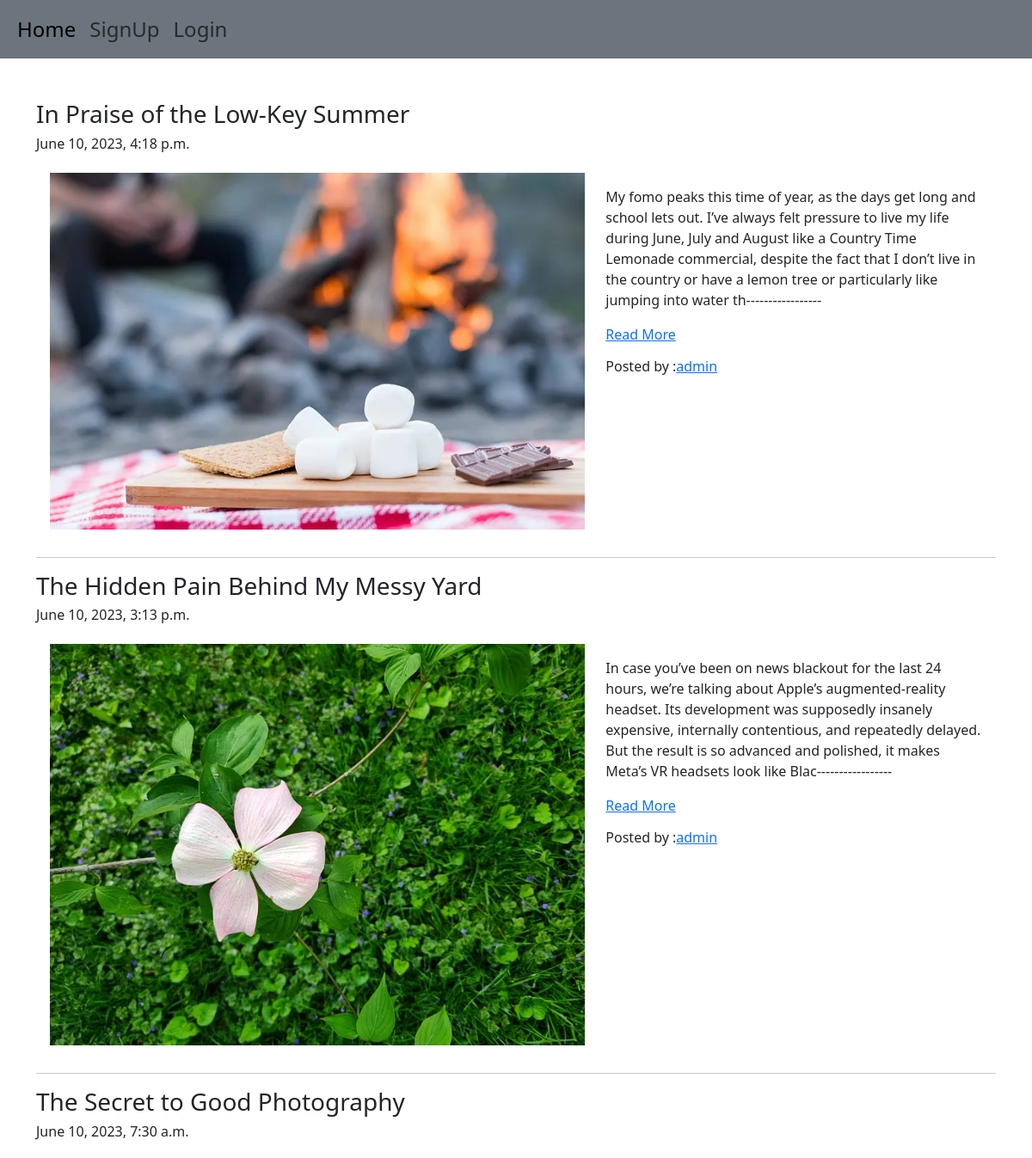
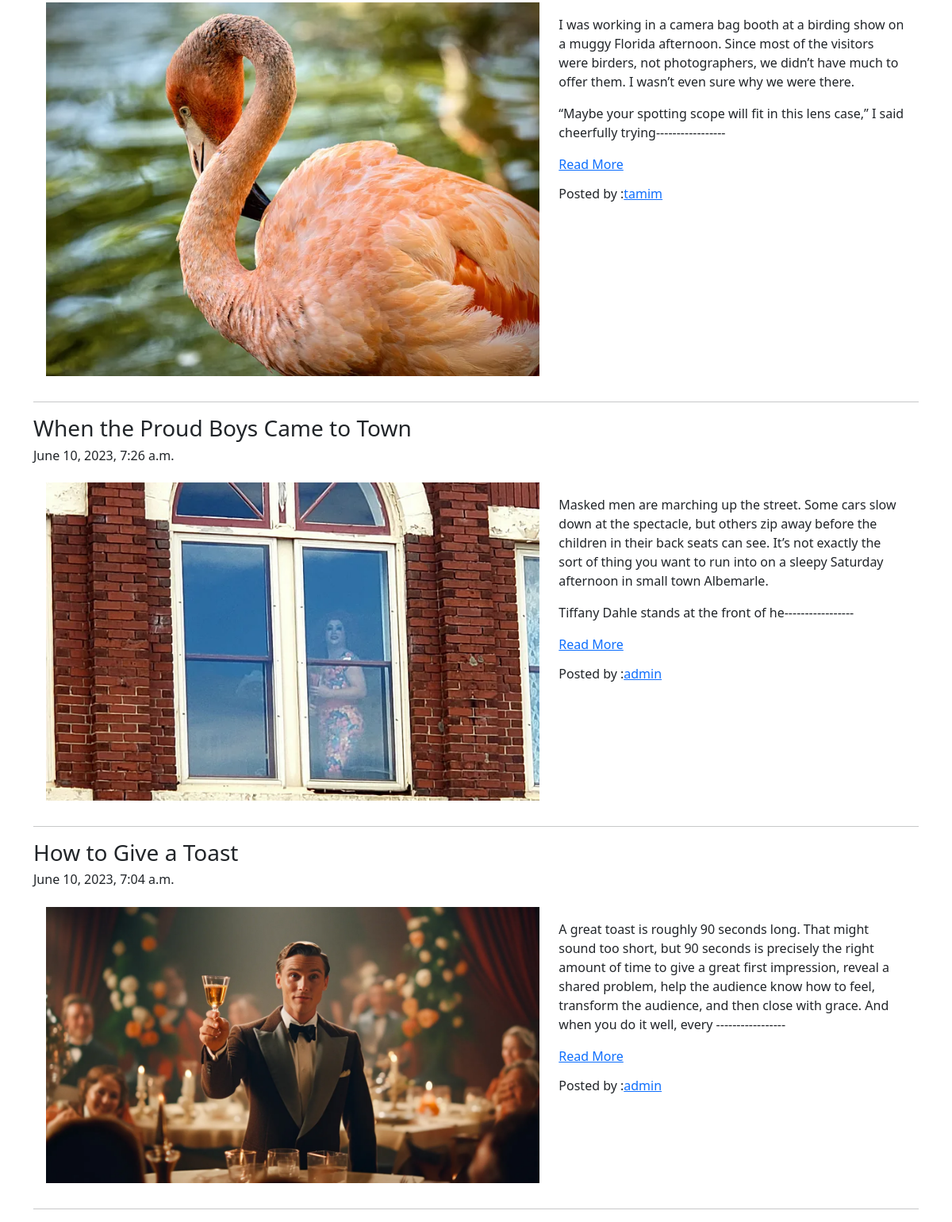
Page /blog/blog_list/ on the committed database (2 pictures, top to bottom).
### blog/models.py (models this page shows, shortened)
class Blog(models.Model):
    author = models.ForeignKey(
        User, on_delete=models.CASCADE, related_name='author_blog')
    blog_title = models.CharField(max_length=255)
    blog_content = models.TextField(verbose_name='What is Your mind ?')
    slug = models.SlugField(max_length=1000, unique=True)
    blog_image = models.ImageField(upload_to='blog_img')
    publish_at = models.DateTimeField(auto_now_add=True)
    update_at = models.DateTimeField(auto_now=True)
    class Meta:
        ordering=['-publish_at']

### blog/views.py (the view)
# urls.py: path('blog_list/', views.BlogList.as_view(), name='blog_list'),
class BlogList(ListView):
    model = Blog
    template_name = 'blog/blog_list.html'
    context_object_name = 'blogs'
    def get_queryset(self) -> QuerySet[Any]:
        return super().get_queryset().order_by('-publish_at')

### blog/templatetags/custom_filters.py (called while the page is built)
def range_filter(value):
    return value[0:300]+'-----------------'

### blog/templates/blog/blog_list.html (shortened to what this page needs)
{% extends 'base.html' %}
{% load custom_filters %}
{% block body_block %}
{% for blog in blogs %}
<h3>{{ blog.blog_title }}</h3>
<h6>{{blog.publish_at}}</h6>
<div class="row p-3">
    <div class="col-7">
        <img src="/media/{{blog.blog_image}}" title="{{blog.blog_title}}" width="100%">
    </div>
    <div class="col-5">
        <p>{{blog.blog_content|range_filter|linebreaks}}<a href="{% url 'blog:details' id=blog.pk %}">Read More</a></p>
        <h6>Posted by :<a href="{% url 'blog:author_details' pk=blog.author.pk%}">{{blog.author}}</a></h6>
    </div>
</div>
<hr>
{% endfor %}
{% endblock body_block %}

### templates/base.html (shortened to what this page needs)
<!doctype html>
<html lang="en">
<head>
    <link href="https://cdn.jsdelivr.net/npm/bootstrap@5.3.0/dist/css/bootstrap.min.css" rel="stylesheet"
>
</head>
<body>
    <nav class="navbar navbar-expand-lg bg-secondary">
        <div class="container-fluid">
            <div class="collapse navbar-collapse" id="navbarNavDropdown">
                <ul class="navbar-nav fs-4">
                    <li class="nav-item">
                        <a class="nav-link active" aria-current="page" href="{% url 'blog:blog_list' %}">Home</a>
                    </li>
                    {% if user.is_authenticated %}
                    <li class="nav-item">
                        <a class="nav-link active" aria-current="page" href="{% url 'blog:write_blog' %}">Write Blog</a>
                    </li>
                    <li class="nav-item dropdown">
                        {% if user.user_all_profile %}
                        <a class="nav-link dropdown-toggle" href="#" role="button" data-bs-toggle="dropdown"
                            aria-expanded="false">
                            <img src="/media/{{user.user_all_profile.profile_pic}}" alt="" width="40" height="40"
                                class="rounded-circle">
                        </a>
                        {% else %}
                        <a class="nav-link dropdown-toggle" href="#" role="button" data-bs-toggle="dropdown"
                            aria-expanded="false">
                            <img src="/media/profile_pic/default.avif" alt="" width="40" height="40"
                                class="rounded-circle">
                        </a>
                        {% endif %}
                        <ul class="dropdown-menu">
                            <li><a class="dropdown-item" href="{% url 'login:profile' %}">Profile</a></li>
                            <li><a class="dropdown-item" href="{% url 'blog:myblog' %}">My Blog</a></li>
                            <li><a class="dropdown-item" href="{% url 'login:logout' %}">Logout</a></li>
                        </ul>
                    </li>
                    {% else %}
                    <li class="nav-item">
                        <a class="nav-link" href="{% url 'login:signup' %}">SignUp</a>
                    </li>
                    <li class="nav-item">
                        <a class="nav-link" href="{% url 'login:login' %}">Login</a>
                    </li>
                    {% endif %}
                </ul>
            </div>
        </div>
    </nav>
    <div class="container mt-5">
        {% block body_block %}
        {% endblock body_block %}
    </div>
</body>
</html>

### rows in the picture
Blog: blog_title "In Praise of the Low-Key Summer", publish_at "June 10, 2023, 4:18 p.m.", blog_image (picture), blog_content|range_filter "My fomo peaks this time of year, as the days get long and school lets out. I’ve always felt pressure to live my life during June, July and August like a Country Time Lemonade commercial, despite the fact that I don’t live in the country or have a lemon tree or particularly like jumping into water th-----------------", author "admin"
Blog: blog_title "The Hidden Pain Behind My Messy Yard", publish_at "June 10, 2023, 3:13 p.m.", blog_image (picture), blog_content|range_filter "In case you’ve been on news blackout for the last 24 hours, we’re talking about Apple’s augmented-reality headset. Its development was supposedly insanely expensive, internally contentious, and repeatedly delayed. But the result is so advanced and polished, it makes Meta’s VR headsets look like Blac-----------------", author "admin"
Blog: blog_title "The Secret to Good Photography", publish_at "June 10, 2023, 7:30 a.m.", blog_image (picture), blog_content|range_filter "I was working in a camera bag booth at a birding show on a muggy Florida afternoon. Since most of the visitors were birders, not photographers, we didn’t have much to offer them. I wasn’t even sure why we were there. “Maybe your spotting scope will fit in this lens case,” I said cheerfully trying-----------------", author "tamim"
Blog: blog_title "When the Proud Boys Came to Town", publish_at "June 10, 2023, 7:26 a.m.", blog_image (picture), blog_content|range_filter "Masked men are marching up the street. Some cars slow down at the spectacle, but others zip away before the children in their back seats can see. It’s not exactly the sort of thing you want to run into on a sleepy Saturday afternoon in small town Albemarle. Tiffany Dahle stands at the front of he-----------------", author "admin"
Blog: blog_title "How to Give a Toast", publish_at "June 10, 2023, 7:04 a.m.", blog_image (picture), blog_content|range_filter "A great toast is roughly 90 seconds long. That might sound too short, but 90 seconds is precisely the right amount of time to give a great first impression, reveal a shared problem, help the audience know how to feel, transform the audience, and then close with grace. And when you do it well, every -----------------", author "admin"
